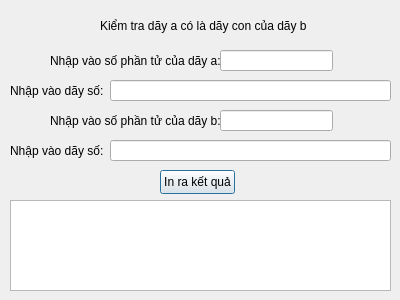
<?xml version="1.0" encoding="UTF-8"?>
<ui version="4.0">
 <class>Bai12_Tuan3</class>
 <widget class="QDialog" name="Bai12_Tuan3">
  <property name="geometry">
   <rect>
    <x>0</x>
    <y>0</y>
    <width>400</width>
    <height>300</height>
   </rect>
  </property>
  <property name="windowTitle">
   <string>Bai12_Tuan3</string>
  </property>
  <widget class="QLabel" name="label">
   <property name="geometry">
    <rect>
     <x>100</x>
     <y>10</y>
     <width>211</width>
     <height>31</height>
    </rect>
   </property>
   <property name="text">
    <string>Kiểm tra dãy a có là dãy con của dãy b</string>
   </property>
  </widget>
  <widget class="QLabel" name="label_3">
   <property name="geometry">
    <rect>
     <x>10</x>
     <y>80</y>
     <width>101</width>
     <height>21</height>
    </rect>
   </property>
   <property name="text">
    <string>Nhập vào dãy số:</string>
   </property>
  </widget>
  <widget class="QLineEdit" name="lineEdit_2">
   <property name="geometry">
    <rect>
     <x>110</x>
     <y>80</y>
     <width>281</width>
     <height>21</height>
    </rect>
   </property>
  </widget>
  <widget class="QPushButton" name="pushButton">
   <property name="geometry">
    <rect>
     <x>160</x>
     <y>170</y>
     <width>75</width>
     <height>24</height>
    </rect>
   </property>
   <property name="text">
    <string>In ra kết quả</string>
   </property>
  </widget>
  <widget class="QLabel" name="label_2">
   <property name="geometry">
    <rect>
     <x>50</x>
     <y>50</y>
     <width>171</width>
     <height>21</height>
    </rect>
   </property>
   <property name="text">
    <string>Nhập vào số phần tử của dãy a:</string>
   </property>
  </widget>
  <widget class="QLineEdit" name="lineEdit">
   <property name="geometry">
    <rect>
     <x>220</x>
     <y>50</y>
     <width>113</width>
     <height>21</height>
    </rect>
   </property>
  </widget>
  <widget class="QTextEdit" name="textEdit">
   <property name="geometry">
    <rect>
     <x>10</x>
     <y>200</y>
     <width>381</width>
     <height>91</height>
    </rect>
   </property>
  </widget>
  <widget class="QLineEdit" name="lineEdit_3">
   <property name="geometry">
    <rect>
     <x>220</x>
     <y>110</y>
     <width>113</width>
     <height>21</height>
    </rect>
   </property>
  </widget>
  <widget class="QLineEdit" name="lineEdit_4">
   <property name="geometry">
    <rect>
     <x>110</x>
     <y>140</y>
     <width>281</width>
     <height>21</height>
    </rect>
   </property>
  </widget>
  <widget class="QLabel" name="label_4">
   <property name="geometry">
    <rect>
     <x>10</x>
     <y>140</y>
     <width>101</width>
     <height>21</height>
    </rect>
   </property>
   <property name="text">
    <string>Nhập vào dãy số:</string>
   </property>
  </widget>
  <widget class="QLabel" name="label_5">
   <property name="geometry">
    <rect>
     <x>50</x>
     <y>110</y>
     <width>171</width>
     <height>21</height>
    </rect>
   </property>
   <property name="text">
    <string>Nhập vào số phần tử của dãy b:</string>
   </property>
  </widget>
 </widget>
 <layoutdefault spacing="6" margin="11"/>
 <resources/>
 <connections/>
</ui>
